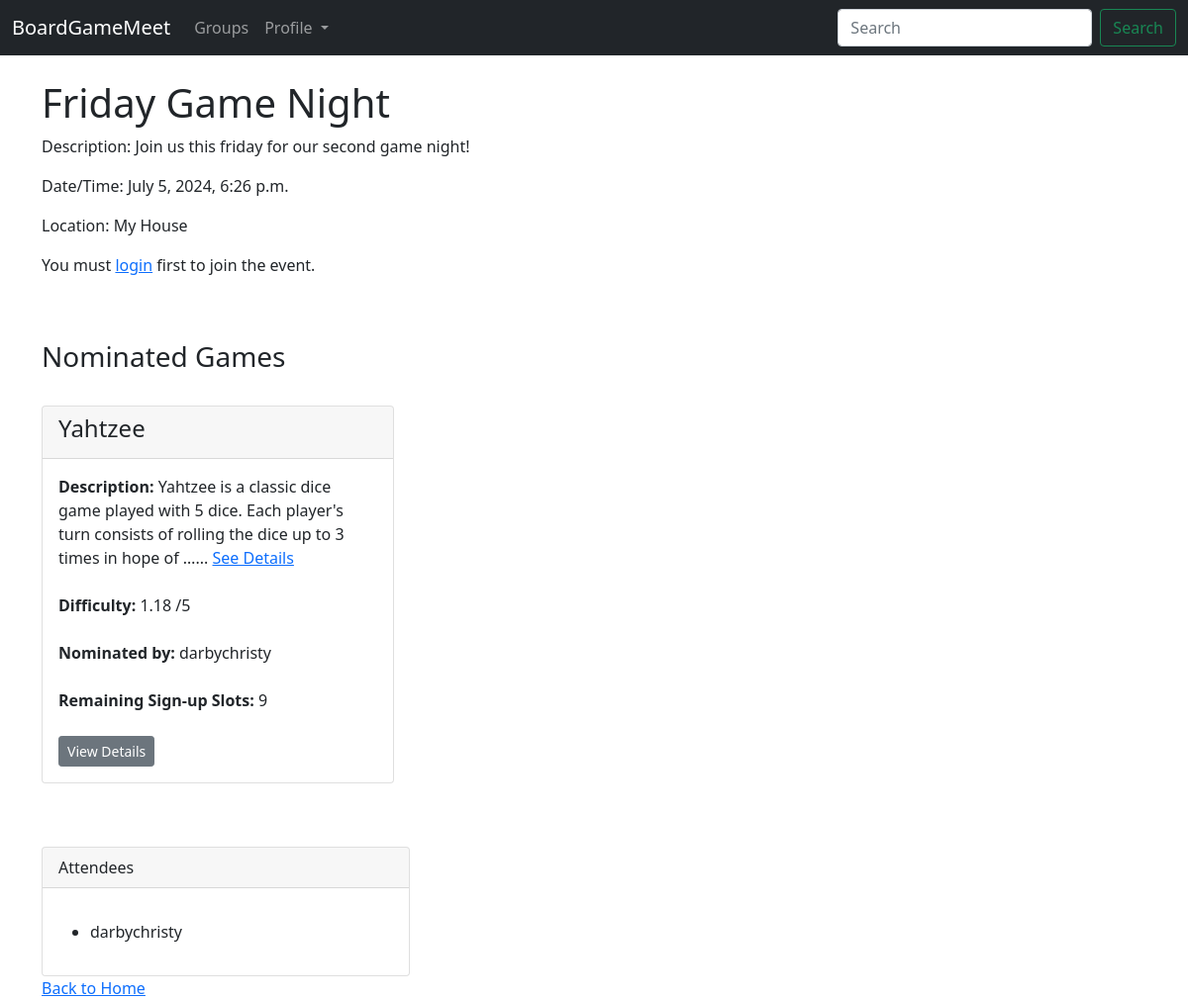
Page /event/2/ on the earlier database version.
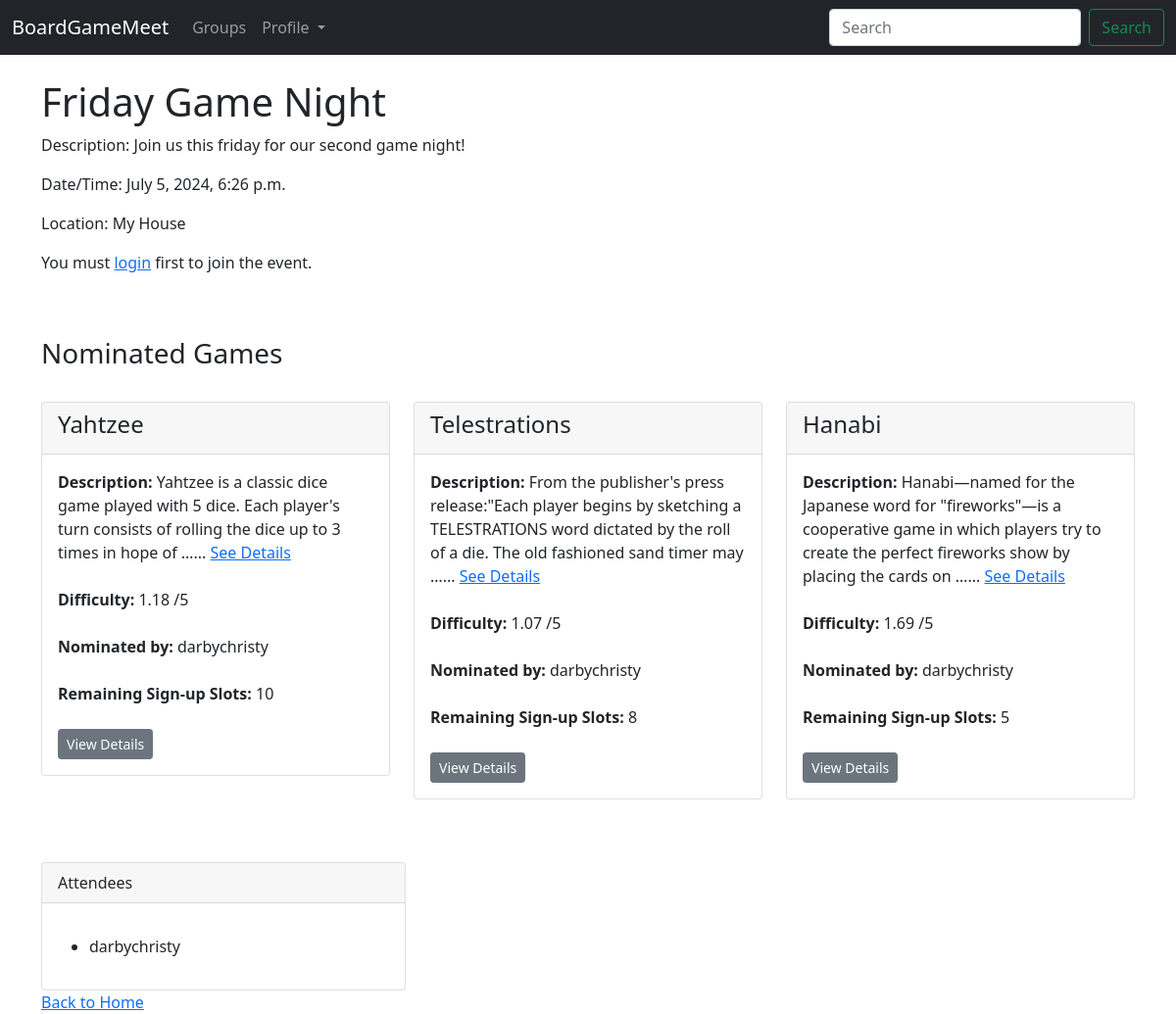
Same page on the later database version.
### boardgame/models.py (models this page shows, shortened)
class Event(models.Model):
    group = models.ForeignKey(Group, on_delete=models.CASCADE)
    title = models.CharField(max_length=100)
    description = models.TextField()
    date_time = models.DateTimeField()
    location = models.ForeignKey('EventLocation', on_delete=models.CASCADE)
    attendees = models.ManyToManyField(User, through='EventAttendance')
    nominations = models.ManyToManyField(Game, through='GameNomination')

class EventLocation(models.Model):
    name = models.CharField(max_length=255)
    address = models.CharField(max_length=255)
    city = models.CharField(max_length=100)
    postcode = models.CharField(max_length=20)
    country = models.CharField(max_length=20)
    latitude = models.DecimalField(max_digits=9, decimal_places=6, blank=True, null=True)
    longitude = models.DecimalField(max_digits=9, decimal_places=6, blank=True, null=True)
    def __str__(self):
        return self.name

class GameNomination(models.Model):
    event = models.ForeignKey(Event, on_delete=models.CASCADE)
    game = models.ForeignKey(Game, on_delete=models.CASCADE)
    nominator = models.ForeignKey(User, on_delete=models.CASCADE)
    date_nominated = models.DateTimeField(auto_now_add=True)
    class Meta:
        unique_together = ('event', 'game')

class Game(models.Model):
    name = models.CharField(max_length=200)
    min_players = models.PositiveIntegerField(blank=True, null=True)
    max_players = models.PositiveIntegerField(blank=True, null=True)
    min_playtime = models.PositiveIntegerField(blank=True, null=True)
    max_playtime = models.PositiveIntegerField(blank=True, null=True)
    age =models.PositiveIntegerField(blank=True, null=True)
    weight = models.CharField(max_length=10, blank=True, null=True)
    description = models.TextField(blank=True, null=True)
    thumbnail = models.URLField(blank=True, null=True)

### boardgame/views.py (the view, shortened to what this page needs)
# urls.py: path('event/<int:event_id>/', views.event_details, name='event_details'),
def event_details(request, event_id):
    event = get_object_or_404(Event, id=event_id)
    attendees = event.attendees.all()
    nominations = event.gamenomination_set.all()
    is_attending = attendees.filter(id=request.user.id).exists() #check to see if current user is attending
    nominations_with_slots = []
    for nomination in nominations:
        signed_up_count = GameSignup.objects.filter(nomination=nomination).count()
        remaining_slots = nomination.game.max_players - signed_up_count
        nominations_with_slots.append({
            'nomination': nomination,
            'remaining_slots': remaining_slots
        })
    context = {
        'event': event,
        'attendees': attendees,
        'is_attending': is_attending,
        'nominations': nominations,
        'nominations_with_slots': nominations_with_slots,
    }
    return render(request, 'boardgame/event_details.html', context)

### boardgame/templates/boardgame/event_details.html (shortened to what this page needs)
{% extends 'boardgame/base.html' %}
{% load static %}
{% block content %}
<body>
    <head>
    </head>
    <h1>{{ event.title }}</h1>
    <p>Description: {{ event.description }}</p>
    <p>Date/Time: {{ event.date_time }}</p>
    <p>Location: {{ event.location }}</p>
    <div>
        {% if user.is_authenticated %}
        <form method="post" action="">
            {% csrf_token %}
            {% if is_attending %}
            <button type="submit" class="btn btn-secondary btn-sm" name="leave">Leave Event</button>
            <a href="{% url 'nominate_game' event.id %}" class="btn btn-secondary btn-sm">Nominate Game</a>
            {% else %}
            <button type="submit" class="btn btn-secondary btn-sm" name="join">Join Event</button>
            {% endif %}
        </form>
        {% else %}
        <p>You must <a href="{% url 'login' %}">login</a> first to join the event.</p>
        {% endif %}
    </div>
    <br /> <br />
    <h3>Nominated Games</h3>
    <br />
    <div class="row">
        {% for item in nominations_with_slots %}
        <div class="col-md-4 mb-3">
            <div class="card">
                <div class="card-header">
                    <h4>{{ item.nomination.game.name }}</h4>
                </div>
                <div class="card-body">
                    <p class="card-text">
                        <b>Description:</b> {{ item.nomination.game.description|truncatewords:25|striptags|safe }}... <a href="{% url 'game_details' event.id item.nomination.game.id %}">See Details</a>
                        <br /><br />
                        <b>Difficulty:</b> {{ item.nomination.game.weight }} /5
                        <br/><br/>
                        <b>Nominated by:</b> {{ item.nomination.nominator.username }}
                        <br/><br/>
                        <b>Remaining Sign-up Slots:</b> {{ item.remaining_slots }}
                        <br/><br/>
                        <a href="{% url 'game_details' event.id item.nomination.game.id %}" class="btn btn-secondary btn-sm">View Details</a>
                    </p>
                </div>
            </div>
        </div>
        {% endfor %}
    </div>
    <br /> <br />
    <div class="col-sm-4">
        <div class="card">
            <div class="card-header">
                Attendees
            </div>
            <div class="card-body">
                <p class="card-text">
                    <ul>
                        {% for attendee in attendees %}
                        <li>{{ attendee.username }}</li>
                        {% endfor %}
                    </ul>
                </p>
            </div>
        </div>
    </div>
    <div>
        <a href="{% url 'home' %}">Back to Home</a>
    </div>
</body>
{% endblock %}

### boardgame/templates/boardgame/base.html (shortened to what this page needs)
<!doctype html>
<html lang="en">
  <head>
    <link href="https://cdn.jsdelivr.net/npm/bootstrap@5.0.2/dist/css/bootstrap.min.css" rel="stylesheet">
  </head>
  <body>
    {% include 'boardgame/navbar.html' %}
    <br/>
    <div class="container">
      {% block content %}
      {% endblock %}
    </div>
  </body>
</html>

### boardgame/templates/boardgame/navbar.html (shortened to what this page needs)
<nav class="navbar navbar-expand-lg navbar-dark bg-dark">
  <div class="container-fluid">
    <a class="navbar-brand" href="{% url 'home' %}">BoardGameMeet</a>
    <div class="collapse navbar-collapse" id="navbarSupportedContent">
      <ul class="navbar-nav me-auto mb-2 mb-lg-0">
        <li class="nav-item">
          <a class="nav-link" href="{% url 'create_group' %}">Groups</a>
        </li>
        <li class="nav-item dropdown">
          <a class="nav-link dropdown-toggle" href="#" id="navbarDropdown" role="button" data-bs-toggle="dropdown" aria-expanded="false">
            Profile
          </a>
        </li>
      </ul>
      <form class="d-flex">
        <input class="form-control me-2" type="search" placeholder="Search" aria-label="Search">
        <button class="btn btn-outline-success" type="submit">Search</button>
      </form>
    </div>
  </div>
</nav>

Differences in the rows shown:
computed for GameNomination "Yahtzee": remaining_slots "9" → "10"
added GameNomination: nomination.game.name "Telestrations", nomination.game.description "From the publisher's press release:\"Each player begins by sketching a TELESTRATIONS word dictated by the roll of a die. The old fashioned sand timer may …", nomination.game.weight "1.07", nomination.nominator.username "darbychristy", remaining_slots "8"
added GameNomination: nomination.game.name "Hanabi", nomination.game.description "Hanabi—named for the Japanese word for \"fireworks\"—is a cooperative game in which players try to create the perfect fireworks show by placing the cards on …", nomination.game.weight "1.69", nomination.nominator.username "darbychristy", remaining_slots "5"
